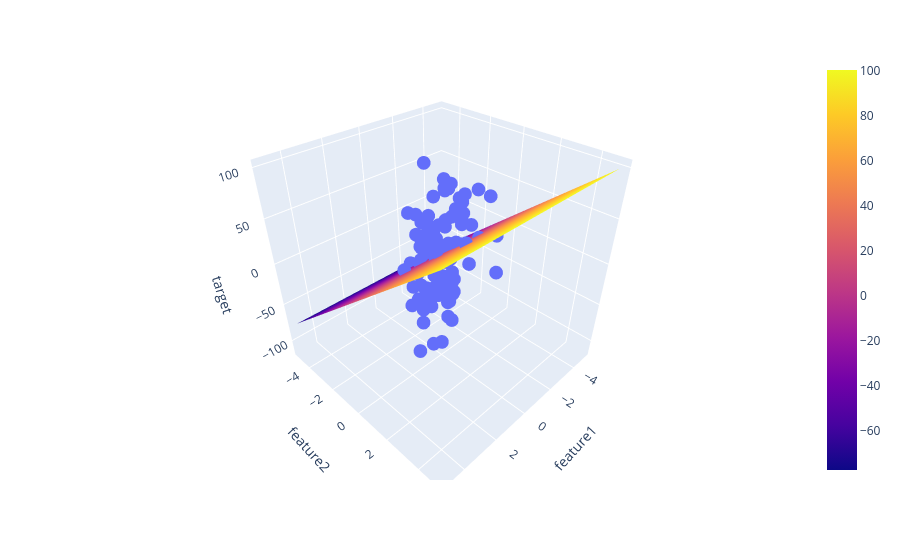

Here is the notebook cell this chart was saved with:
### Code cell
fig = px.scatter_3d(df ,x='feature1',y='feature2',z = 'target')
fig.add_trace(go.Surface(x=x,y=y,z=z))
fig.show()
